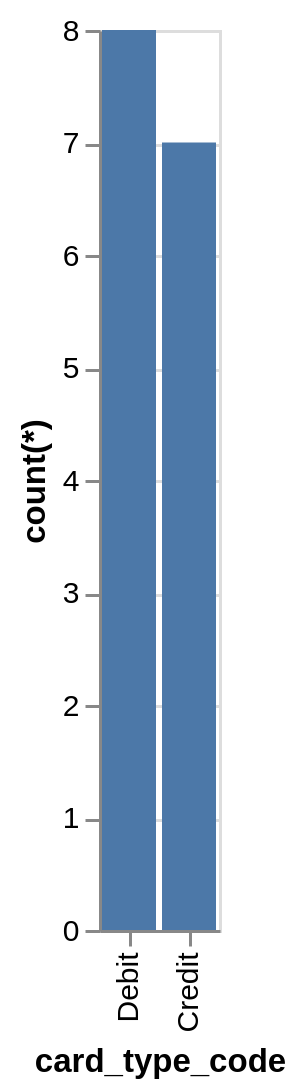

Write the Vega-Lite specification saved for this chart.
### Vega-Lite specification from a JSON file in a GitHub repository (floating-point values rounded to 4 significant figures)
{"data": {"values": [{"x_data": "Credit", "y_data": 7}, {"x_data": "Debit", "y_data": 8}]}, "mark": "bar", "encoding": {"x": {"field": "x_data", "type": "nominal", "title": "card_type_code", "sort": {"op": "sum", "field": "y_data", "order": "descending"}}, "y": {"field": "y_data", "type": "quantitative", "title": "count(*)"}}}
